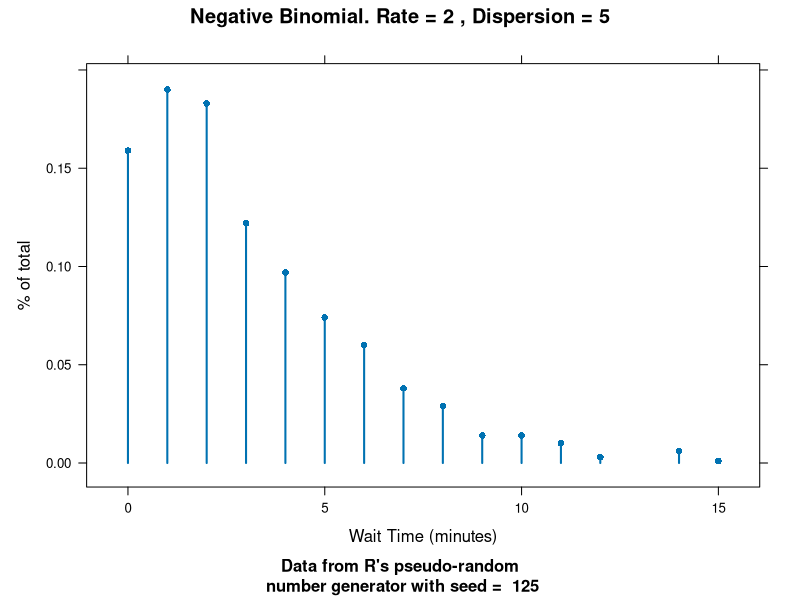
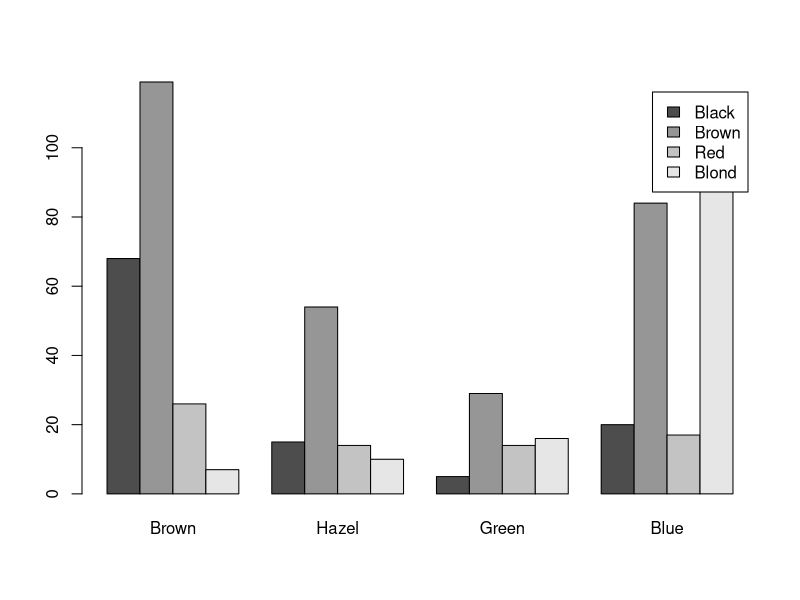
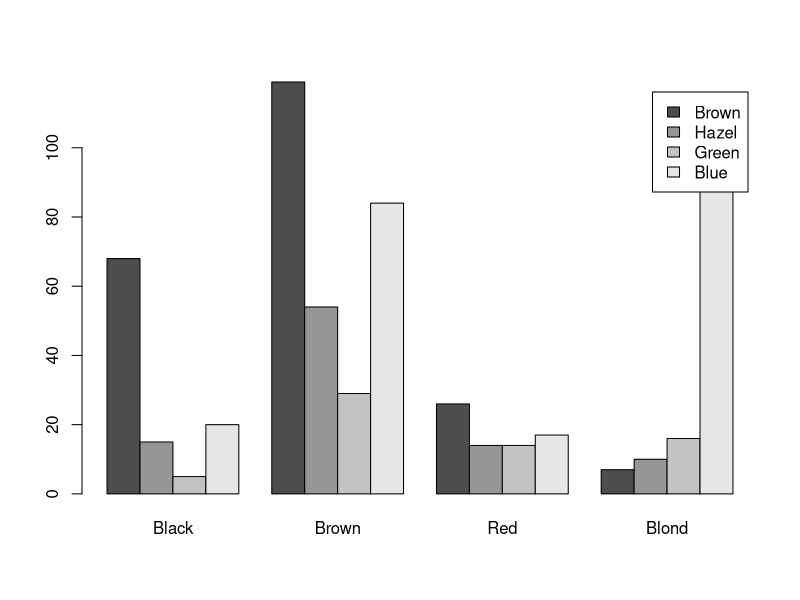
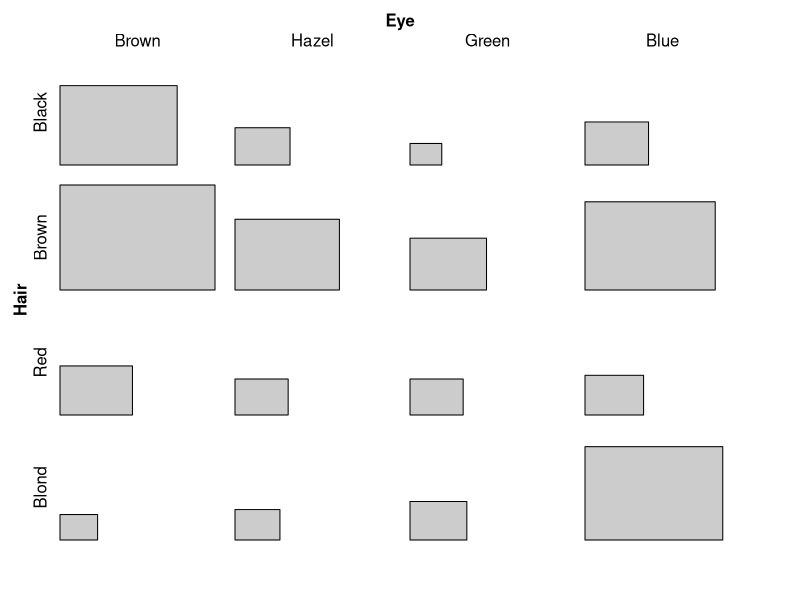
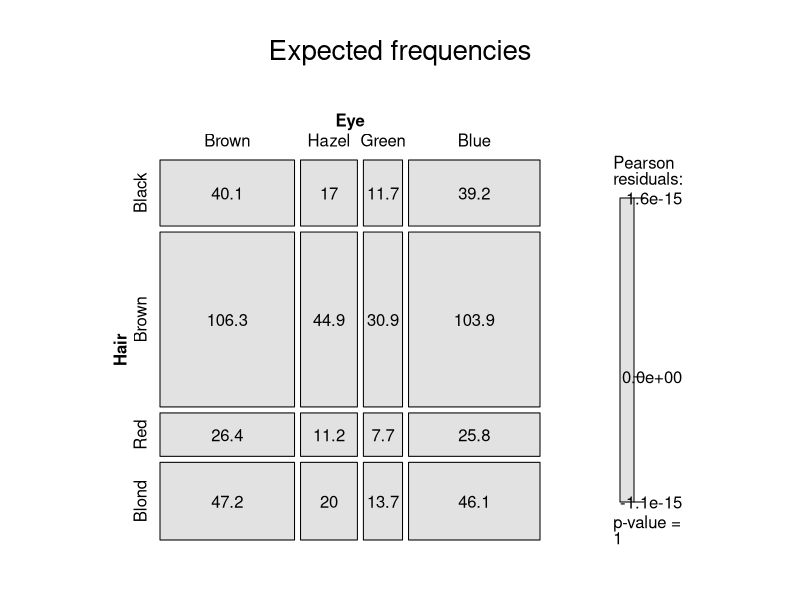
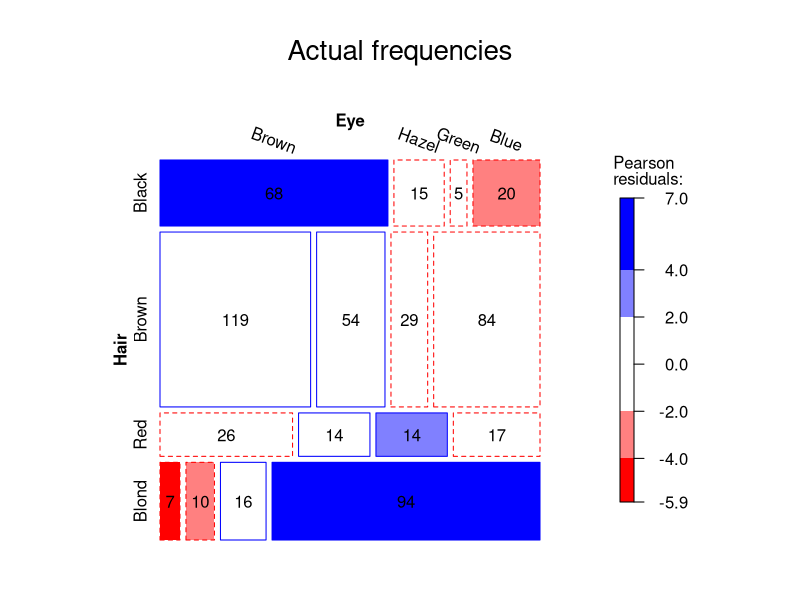
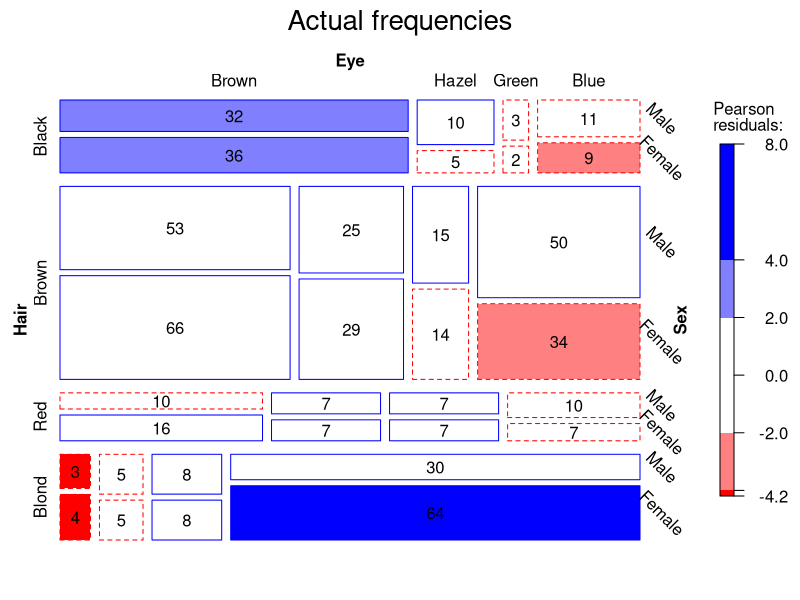
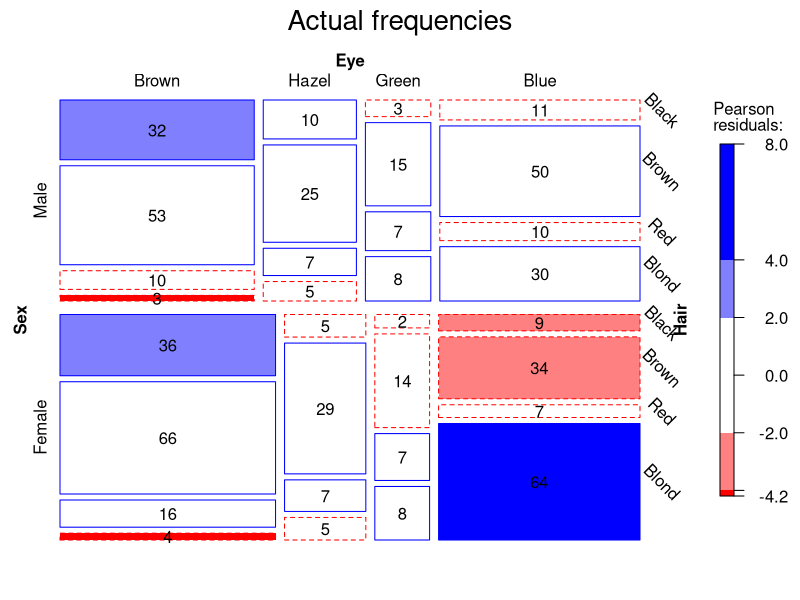

Source code (R) for these figures, in order:
## ---- chunk 1
knitr::opts_chunk$set(warning = FALSE
                      , message = FALSE
                      )

knitr::opts_template$set(
  fig.wide = list(fig.height = 4.5, fig.width = 8, fig.align='center')
  , fig.wideX = list(fig.height = 3, fig.width = 9, fig.align='center')
  , fig.relaxed = list(fig.height = 6, fig.width = 8, fig.align='center')
  , fig.tile = list(fig.height = 3, fig.width = 3, fig.align='center')
)
## ---- chunk 2
# I'm going to load all the R libraries here
# If you stop, quit R and come back later...
# ...you need to re-run this chunk.
library(knitr)
library(lattice)
library(vcd)
library(vcdExtra)
library(gmodels)
library(ca)
## ---- chunk 3
# In 2D - collapse over department
margin.table(UCBAdmissions, 2:1)

# 3D table - Admit on rows (D1), Gender on columns (D2)
# and Department on levels (D3)

UCBAdmissions # Department has 6 levels

# pivot the department onto columns
aperm(UCBAdmissions, c(2, 3, 1))

# flatten to a crosstab in default order
structable(UCBAdmissions)

# flatten to a crosstab with pivot
structable(aperm(UCBAdmissions, c(2, 3, 1)))

# More D
structable(Survived~., data=Titanic)

# More D - another pivot
structable(Survived+Sex~., data=Titanic)
## ---- chunk 4
# An old fashioned crosstab - 2D
CrossTable(margin.table(UCBAdmissions, 2:1)
           , prop.chisq = FALSE
           , format = "SPSS")
## ---- chunk 5
p <- c(0.05, .1, .25, .50, .75, .9, .95)
odds <- p / (1 - p)
logodds <- log(odds)
logits <- data.frame(p, odds, logodds)
logits

a <- c(1000, 1000, 1)
b <- c(1000, 1, 1000)

log(a/b)
## ---- chunk 6
seed <- 125
set.seed(seed)
# the first number is the number of samples
# the other numbers are the parameters of the distribution
rbinom(10, size = 10, prob = 0.2) 
rpois(10, lambda = 5)
rgeom(10, prob = 0.5)
size <- 2
prob <- 0.2
count <- table(rnbinom(1000, 2, 0.4))
freq <- count/sum(count)
waittime <- as.integer(names(count))
xyplot(freq~waittime
       , xlab = "Wait Time (minutes)"
       , ylab = "% of total"
       , type = c("h", "p") # this will draw lollipops
       , pch = 16, lwd = 2
       , main = paste("Negative Binomial. Rate ="
                    , size
                    , ", Dispersion ="
                    , 1/prob)
       , sub = paste("Data from R's pseudo-random\n number generator with seed = ", seed))
## ---- chunk 7
hr_desc <- data.frame(No=1:3
                      , Name=c("Hair", "Eye", "Sex")
                      , Levels=c("Black, Brown, Red, Blond", "Brown, Blue, Hazel, Green", "Male, Female"))
kable(hr_desc)
## ---- chunk 8
# ignore gender for now
haireye <- margin.table(HairEyeColor, 1:2)

# re-arrange order of eye colour from dark to light
# it's already correct for hair
haireye <- as.table(haireye[, c("Brown", "Hazel", "Green", "Blue")])
haireye
## ---- chunk 9
# non-intuitive views
# this is what the Frequency form looks like
as.data.frame(haireye)

# You're forced to favour one variable over the other

# Does eye colour depend on hair colour
barplot(haireye, beside = TRUE, legend = TRUE)

# Or does hair colour depend on eye colour
# pivot the other way
barplot(aperm(haireye, 2:1), beside = TRUE, legend = TRUE)
## ---- chunk 10
tile(haireye) # vcd package
## ---- chunk 11
chisq.test(haireye)
## ---- chunk 12
# visualising expected counts for independent features
expected = independence_table(haireye)
round(expected, 1)

mosaic(expected
      , shade = TRUE
      , main="Expected frequencies"
      , labeling = labeling_values
      , value_type = "expected"
      , gp_text = gpar(fontface = 1))
## ---- chunk 13
# visualising actual counts for independent features
mosaic(haireye
      , gp = shading_Friendly # shade = TRUE
      , main="Actual frequencies"
      , labeling = labeling_values
      , value_type = "observed"
      , gp_text = gpar(fontface = 1)
      , rot_labels = c(top = -20))
## ---- chunk 14
# showing all three dimensions
HEC <- HairEyeColor[, c("Brown", "Hazel", "Green", "Blue"), ]
mosaic(HEC
      , gp = shading_Friendly # shade = TRUE
      , main="Actual frequencies"
      , labeling = labeling_values
      , value_type = "observed"
      , gp_text = gpar(fontface = 1), rot_labels = c(right = -45)) 

# with a different pivot
mosaic(aperm(HEC, 3:1)
      , gp = shading_Friendly # shade = TRUE
      , main="Actual frequencies"
      , labeling = labeling_values
      , value_type = "observed"
      , gp_text = gpar(fontface = 1), rot_labels = c(right = -45)) 
## ---- chunk 15
mosaic(aperm(Titanic, c(4, 2, 1, 3))
      , gp = shading_Friendly # shade = TRUE
      , main="Who Died and Who Survived the Titanic?"
      , labeling = labeling_values
      , value_type = "observed"
      , gp_text = gpar(fontface = 1), rot_labels = c(right = -45))
## ---- chunk 16
# This doesn't appear to render well on the HTML output
# note, this is all the defaults except the shading!
cotabplot(Titanic, gp = shading_Friendly)
## ---- chunk 17
# combine results from two cities (same raters are involved in all cases)
MSP <- margin.table(MSPatients, 1:2)
## ---- chunk 18
margin.table(MSP, 2)
props <- prop.table(margin.table(MSP, 2))
props

# The baseline accuracy is
props[which(props == max(props))]
## ---- chunk 19
# basic accuracy
sum(diag(MSP))/sum(MSP)
## ---- chunk 20
MSP
## ---- chunk 21
# cohen's kappa - the function in the vcd package provides weights and confidence intervals for this statistic
confint(Kappa(MSP, weights = "Fleiss-Cohen"))
## ---- chunk 22
op <- par(mar = c(4, 3, 4, 1) + .1)
B <- agreementplot(MSP
                   , main = "MS Patient Ratings"
                   , xlab_rot = -20
)
## ---- chunk 23
# ignore this
par(op)
## ---- chunk 24
unlist(B)[1 : 2]
## ---- chunk 25
tv_desc <- data.frame(No=1:3
                      , Name=c("Day", "Time", "Network")
                      , Levels=c("Monday, Tuesday, Wednesday, Thursday, Friday", "8, 9, 10", "ABC, CBS, NBC"))
kable(tv_desc)
## ---- chunk 26
data("TV", package = "vcdExtra")
# The original data is collected in 15 minutes slices.

# Convert 3-D array to a frequency data frame
# This has a row for each cell of the array
# and a new column for the cell value
TV.df <- as.data.frame.table(TV)

# Convert it into hourly slices
levels(TV.df$Time) <- rep(c("8", "9", "10"), c(4,4,3))

# Convert frequency data back to 3-D array, now with just 3 time levels
TV3 <- xtabs(Freq~Day+Time+Network, TV.df)
## ---- chunk 27
# create a multiple correspondence analysis
TV3.mca <- mjca(TV3)

# the plot function uses all base R plot stuff
# but needs a bit of manipulation
cols <- c("blue", "black", "red")

# "blank plot"
res <- plot(TV3.mca, labels=0, pch='.', cex.lab=1.2)

# combine Dims, factor names and levels
coords <- data.frame(res$cols, TV3.mca$factors)

# hard-coded from known number of levels
# day, time, network
nlev <- c(5,3,3)

# everything needs to be in semantic order
coords <- coords[ order(coords[,"factor"], coords[,"level"]), ]
# quick fix for ordering e.g. day of week, not alphabetical
coords$order <- c(5, 1, 4, 2, 3, 6, 7, 8, 11, 9, 10)
coords <- coords[order(coords[, "order"]), ]

# place the points with separate plot chars and colours
points(coords[,1:2], pch=rep(16:18, nlev), col=rep(cols, nlev), cex=1.2)

# place the text
pos <- c(1,4,3)
text(coords[,1:2], labels=coords$level, col=rep(cols, nlev), pos=rep(pos,nlev), cex=1.1, xpd=TRUE)

# join things in sequence
lines(Dim2 ~ Dim1, data=coords, subset=factor=="Day", lty=1, lwd=1, col="blue")
lines(Dim2 ~ Dim1, data=coords, subset=factor=="Time",  lty=1, lwd=1, col="red")

# add segement from the origin to channels
nw <- subset(coords, factor=="Network")
segments(0, 0, nw[,"Dim1"], nw[, "Dim2"], col = "black", lwd = 0.5, lty = 3)

# add a legend
legend("topright", legend=c("Day", "Network", "Time"),
       title="Factor", title.col="black",
       col=cols, text.col=cols, pch=16:18,
       bg="gray95")
## ---- chunk 28
margin.table(TV3, 1)
margin.table(TV3, c(1, 3))
## ---- chunk 29
margin.table(TV3, 2)
t(TV3[4,,]) # Thursday
## ---- chunk 30
# Flatten to 2-D by stacking Time onto Day
# Note: The data shaping choice here controls the specifics of the analysis.
TV3s <- as.matrix(structable(Network~Time+Day, TV3))

# Create the Correspondence Analysis objects
TV3s.ca <- ca(TV3s)

# Generate the plot
res <- plot(TV3s.ca)
# add some segments from the origin to make things clearer
segments(0, 0, res$cols[,1], res$cols[,2], col = "red", lwd = 1)
segments(0, 0, res$rows[,1], res$rows[,2], col = "blue", lwd = 0.5, lty = 3)
## ---- chunk 31
t(TV3[1,,]) # Monday
TV3[,2,1] # Every day, 9pm, ABC
## ---- chunk 32
res$rows
res$cols
## ---- chunk 33
# one more mca from a 4-D dataset
# this is simpler than it looks
# all the magic happens here
titanic.mca <- mjca(Titanic)

# saving the plot object supplies the coordinate positions
res <- plot(titanic.mca, labels=0, pch='.', cex.lab=1.2)

# extract factor names and levels
coords <- data.frame(res$cols, titanic.mca$factors)

# everything else is handling base R plotting stuff
cols <- c("blue", "red", "brown", "black")
nlev <- c(4,2,2,2)
points(coords[,1:2], pch=rep(16:19, nlev), col=rep(cols, nlev), cex=1.2)
pos <- c(3,1,1,3)
text(coords[,1:2], labels=coords$level, col=rep(cols, nlev), pos=rep(pos,nlev), cex=1.1, xpd=TRUE)
coords <- coords[ order(coords[,"factor"], coords[,"Dim1"]), ]
lines(Dim2 ~ Dim1, data=coords, subset=factor=="Class", lty=1, lwd=2, col="blue")
lines(Dim2 ~ Dim1, data=coords, subset=factor=="Sex",  lty=1, lwd=2, col="red")
lines(Dim2 ~ Dim1, data=coords, subset=factor=="Age",  lty=1, lwd=2, col="brown")
lines(Dim2 ~ Dim1, data=coords, subset=factor=="Survived",  lty=1, lwd=2, col="black")

legend("topleft", legend=c("Class", "Sex", "Age", "Survived"),
       title="Factor", title.col="black",
       col=cols, text.col=cols, pch=16:19,
       bg="gray95", cex=1.2)
## ---- chunk 34
# Simple ca works on two dimensions
# pivot table of Titanic
Titanic_piv <- structable(~Class+Sex+Survived+Age, Titanic)
Titanic_piv
# all the work happens here
Titanic.ca <- ca(as.matrix(Titanic_piv))

# plot and save the object to get the coords for line segments
res <- plot(Titanic.ca)
segments(0, 0, res$cols[,1], res$cols[,2], col = "red", lwd = 1)
segments(0, 0, res$rows[,1], res$rows[,2], col = "blue", lwd = 0.5, lty = 3)
## ---- chunk 35
set.seed(12345)

KL <- expand.grid(k = 0 : 20, lambda = c(1, 5, 10, 20))
pois_df <- data.frame(KL, prob = dpois(KL$k, KL$lambda))
pois_df$lambda = factor(pois_df$lambda)

xyplot(prob ~ k | lambda, data = pois_df,
       type = c("h", "p"), pch = 16, lwd = 2
       , cex = 1.25, layout = c(4, 1)
       , main = expression(paste("Poisson Distribution by ", lambda))
       , xlab = list("Number of events (k)", cex = 1.25)
       , ylab = list("Probability", cex = 1.25))
## ---- chunk 36
XN <- expand.grid(k = 0 : 20, n = c(1, 5, 10, 20), p = c(0.4, 0.2))
nbin_df <- data.frame(XN, prob = dnbinom(XN$k, XN$n, XN$p))
nbin_df$n <- factor(nbin_df$n)
nbin_df$p <- factor(nbin_df$p)

xyplot(prob ~ k | n + p, data = subset(nbin_df, p == 0.4)
       , main = "Neg. binom by size and prob"
       , xlab = list("Number of failures (k)", cex = 1.25)
       , ylab = list("Probability",  cex = 1.25)
       , type = c("h", "p"), pch = 16, lwd = 2
       , strip = strip.custom(strip.names = TRUE)
)
xyplot(prob ~ k | n + p, data = subset(nbin_df, p == 0.2)
       , main = "Neg. binom by size and prob"
       , xlab = list("Number of failures (k)", cex = 1.25)
       , ylab = list("Probability",  cex = 1.25)
       , type = c("h", "p"), pch = 16, lwd = 2
       , strip = strip.custom(strip.names = TRUE)
)

## ---- chunk 37
data("Federalist", package = "vcd")
Federalist
sum(Federalist) # number of blocks
sum(expand.dft(as.data.frame(Federalist))$nMay) # number of occurences
mean(expand.dft(as.data.frame(Federalist))$nMay)
var(expand.dft(as.data.frame(Federalist))$nMay)
## ---- chunk 38
barplot(sqrt(200 * dpois(0:6, mean(expand.dft(as.data.frame(Federalist))$nMay)
))
        , main = "Number of text blocks by Number of Occurrences\nnaive expected values"
        , ylab = "sqrt(Naive Expected)"
        , xlab = "Occurences of 'may'"
        , col = "lightblue")
## ---- chunk 39
barplot(sqrt(Federalist)
        , main = "Number of text blocks by Number of Occurrences\nactual values"
        , xlab = "Occurences of 'may'"
        , ylab = "Sqrt(Actual)"
        , col = "lightgreen"
)
## ---- chunk 40
Fed_fit0 <- goodfit(Federalist, type = "poisson")
# This will show the rate parameter, estimated by Maximum Likelihood
# This estimate is the same as the naive mean. This is to be expected when fitting a poisson.
unlist(Fed_fit0$par)

# This will show a Chi-Square Goodness of fit test against the expected values of a poisson distribution with this parameter
summary(Fed_fit0)
## ---- chunk 41
plot(Fed_fit0, type = "hanging", shade = TRUE)
## ---- chunk 42
Fed_fit0 <- goodfit(Federalist, type = "poisson", method = "MinChisq")
# This has found a different value for the rate parameter.
unlist(Fed_fit0$par)

# This will show a Chi-Square Goodness of fit test against the expected values of a poisson distribution with this parameter
summary(Fed_fit0)
## ---- chunk 43
plot(Fed_fit0, type = "hanging", shade = TRUE)
## ---- chunk 44
Fed_fit1 <- goodfit(Federalist, type = "nbinomial")
# This will show the rate and dispersion parameters, estimated by Maximum Likelihood
# prob is the rate. Here it's very close to the poisson mean
# size is the dispersion
unlist(Fed_fit1$par)
summary(Fed_fit1)

plot(Fed_fit1, type = "hanging", shade = TRUE)
## ---- chunk 45
# Some dummy data
nonFederalist <- structure(c(135L, 71L, 36L, 17L, 8L, 4L, 1L), .Dim = 7L, .Dimnames = structure(list(
    c("0", "1", "2", "3", "4", "5", "6")), .Names = "nMay"), class = "table")
nonFederalist
sum(nonFederalist) # number of blocks
sum(expand.dft(as.data.frame(nonFederalist))$nMay) # number of occurences
mean(expand.dft(as.data.frame(nonFederalist))$nMay)
var(expand.dft(as.data.frame(nonFederalist))$nMay)
barplot(sqrt(nonFederalist)
        , main = "Number of text blocks by Number of Occurrences\nunseen text"
        , xlab = "Occurences of 'may'"
        , ylab = "Sqrt(Actual)"
        , col = "lightgreen"
)
## ---- chunk 46
# we pass in our fitted parameter list this time
Fed_fit3 <- goodfit(nonFederalist, type = "nbinomial", par = Fed_fit1$par)
summary(Fed_fit3)
## ---- chunk 47
plot(Fed_fit3, type = "hanging", shade = TRUE)
